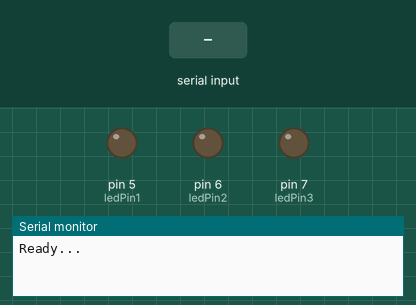
This sketch was run on a simulated Arduino Uno, built with avr-gcc and run on an emulated ATmega328P. Parts: output pins drawn as LEDs (lit = HIGH), the last lines printed to the serial monitor. The test bench sets the inputs (shaded band).

Above: at 1.2 s.
1.3 s: "1" received over Serial
At 2.5 s:
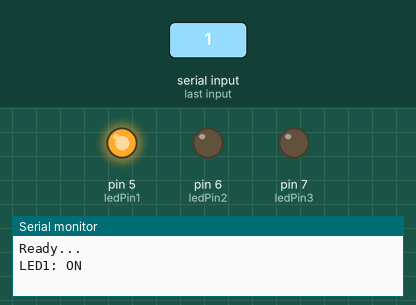
2.8 s: "3" received over Serial
At 3.8 s:
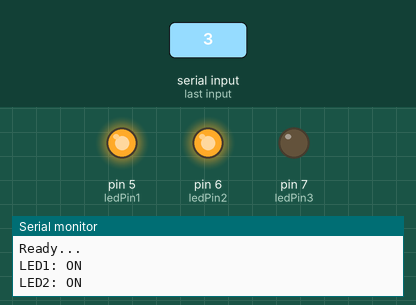
4.3 s: "0" received over Serial
At 4.9 s:
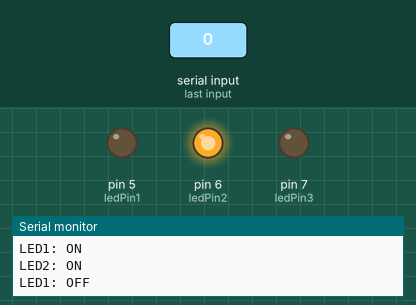
5.8 s: "5" received over Serial
At 6.1 s:
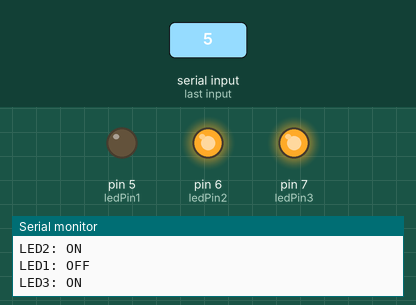
7.3 s: "2" received over Serial
At 8.4 s:
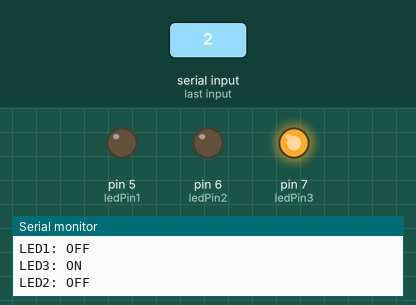
8.8 s: "4" received over Serial
At 9.6 s:
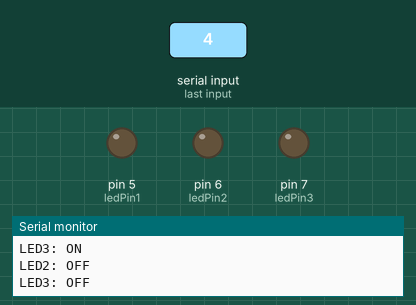
Timing chart, 0 to 11.3 s (numbered marks = the images above; inputs shaded):
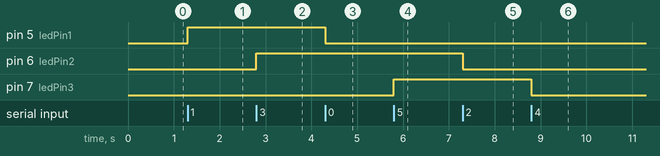

The sketch:

Bluetooth_001.ino
```cpp
int data = 0;

#define ledPin1 5
#define ledPin2 6
#define ledPin3 7

void setup() {
  pinMode(ledPin1, OUTPUT);
  pinMode(ledPin2, OUTPUT);
  pinMode(ledPin3, OUTPUT);

  digitalWrite(ledPin1, LOW);
  digitalWrite(ledPin2, LOW);
  digitalWrite(ledPin3, LOW);

  Serial.begin(9600); //default baud rate for bt 38400
  Serial.println("Ready...");
}

void loop() {
  if (Serial.available() > 0) { // Checks whether data is comming from the serial port
    data = Serial.read(); // Reads the data from the serial port

    if (data == '0') {
      digitalWrite(ledPin1, LOW); // Turn LED1 OFF
      Serial.println("LED1: OFF");
      }
    else if (data == '1') {       // Turn LED1 ON
      digitalWrite(ledPin1, HIGH);
      Serial.println("LED1: ON");
      }
    else if (data == '2') {
      digitalWrite(ledPin2, LOW);
      Serial.println("LED2: OFF");
      }
    else if (data == '3') {
      digitalWrite(ledPin2, HIGH);
      Serial.println("LED2: ON");
    }
      else if (data == '4') {
        digitalWrite(ledPin3, LOW);
        Serial.println("LED3: OFF");
      }
      else if (data == '5') {
        digitalWrite(ledPin3, HIGH);
        Serial.println("LED3: ON");
      }
  }
}
```

Measured:
- after the input at 1.3 s, pin 5 (ledPin1): LOW → HIGH at once
- after the input at 2.8 s, pin 6 (ledPin2): LOW → HIGH at once
- after the input at 4.3 s, pin 5 (ledPin1): HIGH → LOW at once
- after the input at 5.8 s, pin 7 (ledPin3): LOW → HIGH at once
- after the input at 7.3 s, pin 6 (ledPin2): HIGH → LOW at once
- after the input at 8.8 s, pin 7 (ledPin3): HIGH → LOW at once
